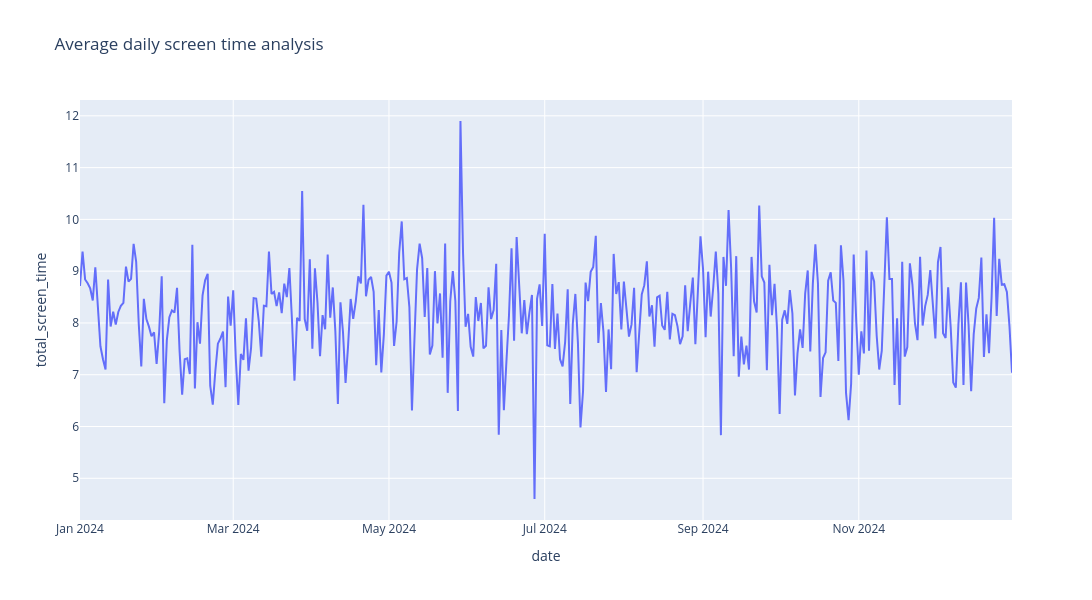

Write notebook code for a chart like this one.
### Markdown cell above
**LINE PLOT-** To analyse daily screen time hours

### Code cell
px.line(pivot_date,x=pivot_date.index,y='total_screen_time',width=1100,height=600,title='Average daily screen time analysis')

### Figure 1 — Plotly figure (JSON) as saved in the notebook; plotly's stock layout.template omitted (floating-point values rounded to 4 significant figures; data arrays with more than 128 entries replaced by an {"elided": "..."} marker saying what was removed)
{"data": [{"hovertemplate": "date=%{x}<br>total_screen_time=%{y}<extra></extra>", "legendgroup": "", "line": {"color": "#636efa", "dash": "solid"}, "marker": {"symbol": "circle"}, "mode": "lines", "name": "", "orientation": "v", "showlegend": false, "type": "scatter", "x": {"elided": "366 str values"}, "xaxis": "x", "y": {"elided": "366 float values"}, "yaxis": "y"}], "layout": {"height": 600, "legend": {"tracegroupgap": 0}, "title": {"text": "Average daily screen time analysis"}, "width": 1100, "xaxis": {"anchor": "y", "domain": [0, 1], "title": {"text": "date"}}, "yaxis": {"anchor": "x", "domain": [0, 1], "title": {"text": "total_screen_time"}}}}
